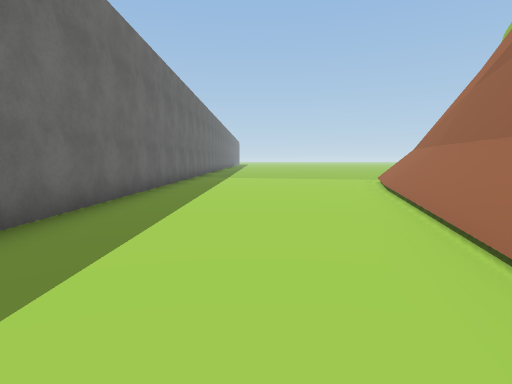
View 1 (above)

19 first-person views from a walk through a scene from a Unity 3-D project. The camera is 1.4 m above the floor, tilts 6° down and sees 80° across. The floor is counted in squares, 2 m on a side. Each view is taken from the middle of a square. On the plan, view 1 faces up. The plan holds only what a view shows up to about 10 squares ahead; the rest is blank. The place goes on beyond the plan. The player is left out. Some animated figures are left out. Some surface patterns are stand-ins.

View 2
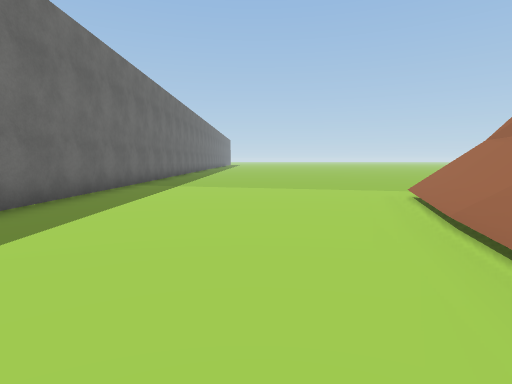

View 3
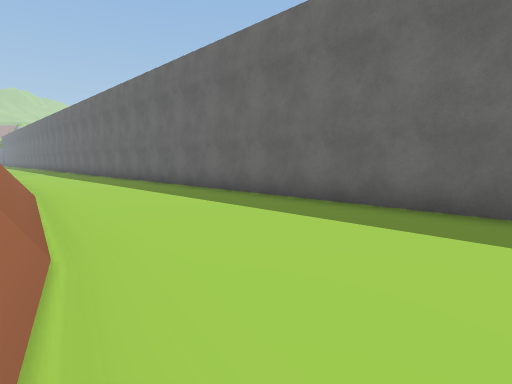

View 4
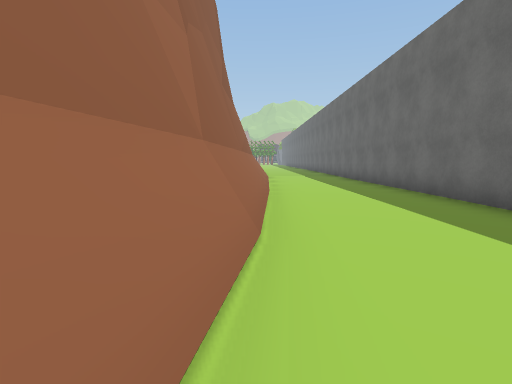

View 5
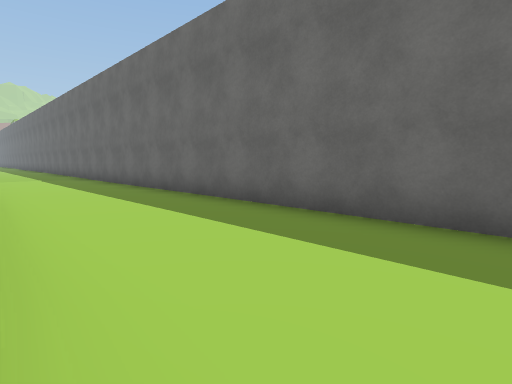

View 6
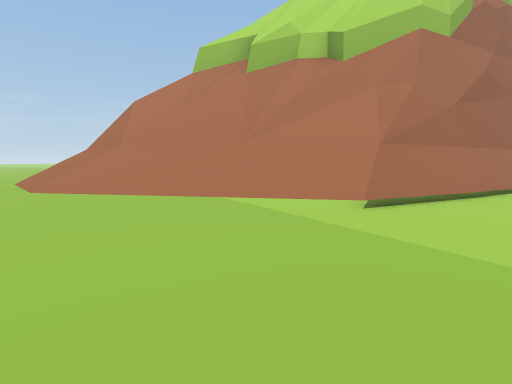

View 7
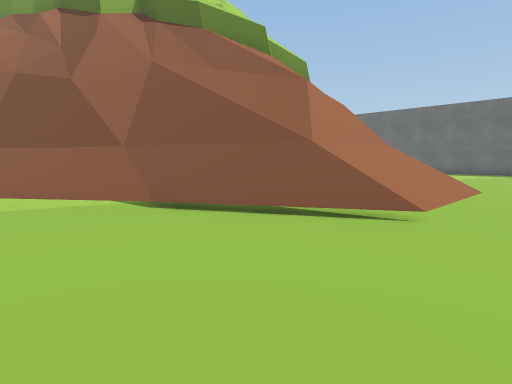

View 8
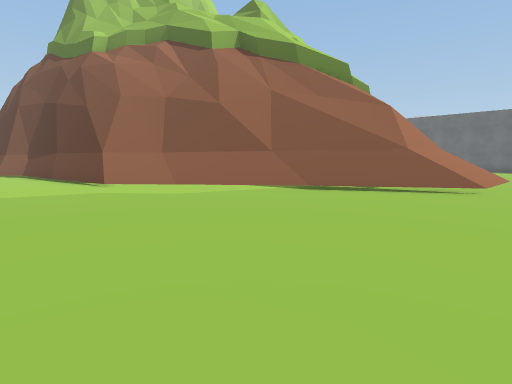

View 9
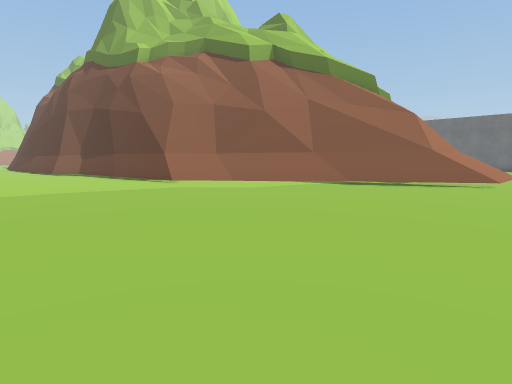

View 10
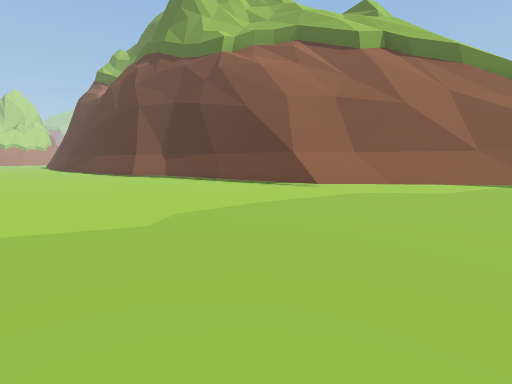

View 11
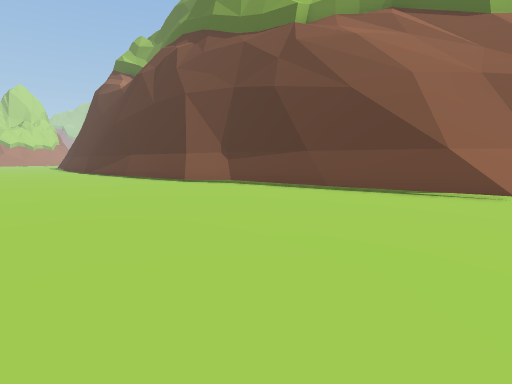

View 12
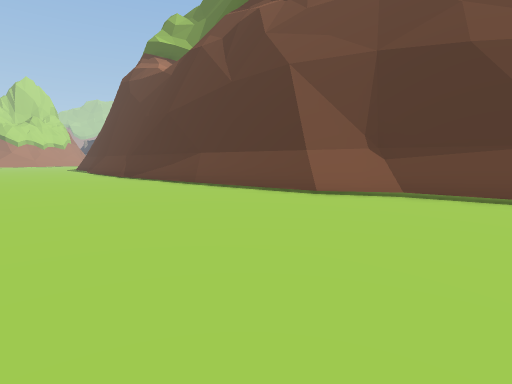

View 13
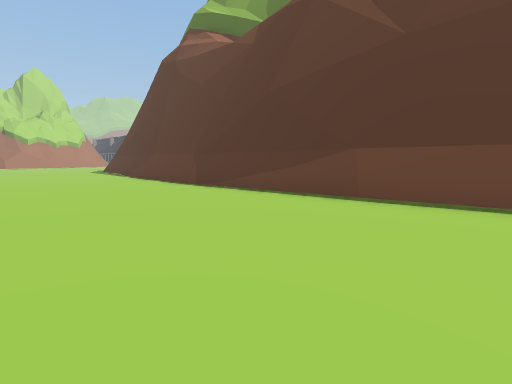

View 14
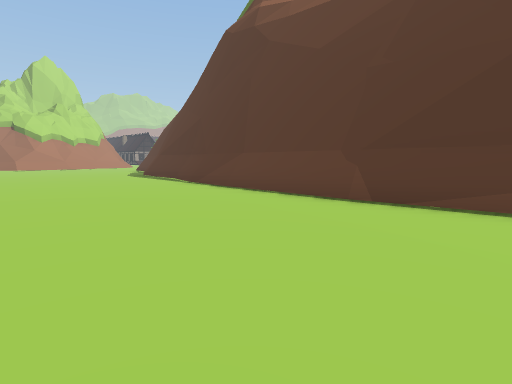

View 15
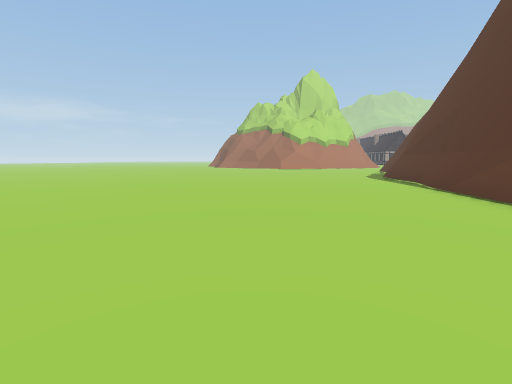

View 16
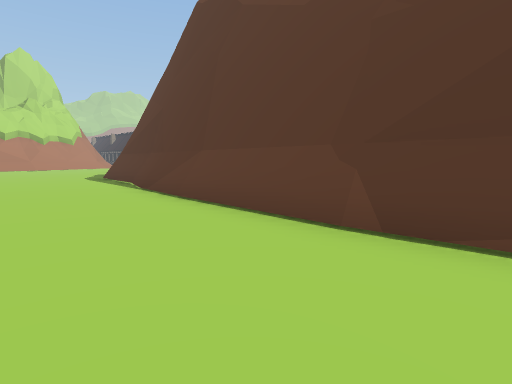

View 17
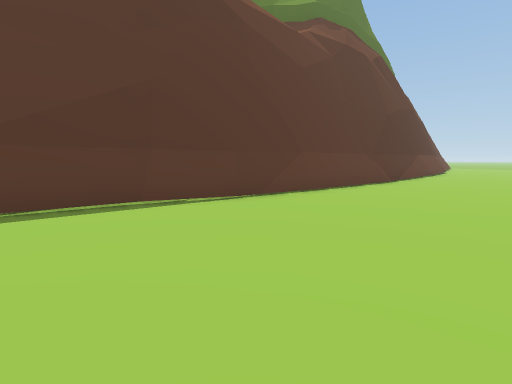

View 18
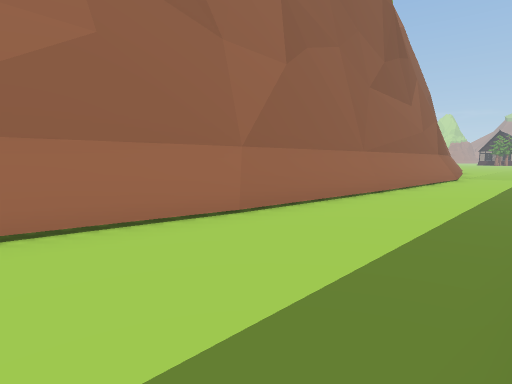

View 19
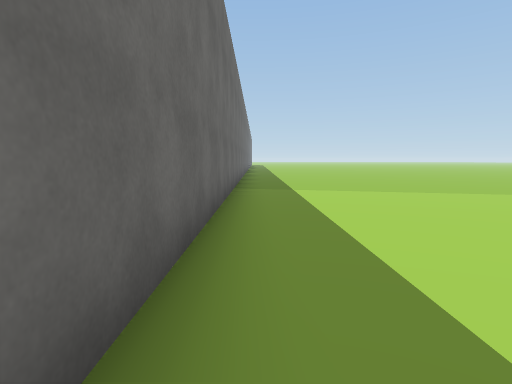

### Floor plan
Key: @ floor where view 1 was taken; # wall or solid block; . floor; / step, stairs or slope; = window, fence, low wall or low ledge; ^ raised ledge.
Columns run from 3 left of view 1 to 23 right of it. Each row starts with its distance up from view 1.
 14 #..........  ............
 13 #..........///#..........
 12 #.........//////.........
 11 #.......///##^=#.........
 10 #......///^^^ ##/..........
  9 #......==#^   ^#/..........
  8 #......#^^     ^#/.........
  7 #.....###       ^//........
  6 #.....##        ^#//.......
  5 #.....#          ^#=.......
  4 #.....#           ^#.......
  3 #....##            #.......
  2 #....#             #.......
  1 #....#             #.......
  0 #..@.#             ##......
 -1 #....#             ##......
 -2 #...##              #......
 -3 #...##              #......
 -4 #...#               #......
 -5 #...#               ##.....
 -6 #...#               ##.....
 -7 #...#                #.....
 -8 #...#                #.....
 -9 #...#                #.....
-10 #...#                #.....
-11 #...#                #.....
-12 #...                 #.....
-13   ..                 #.....
-14                      #.....
-15                     ##.....
-16                     ##.....
-17                     #......
-18                     #......
-19                     #......
-20                     #......
-21                     #.....

Positions as (right, up) in squares from view 1, and headings:
1: (0, 0), facing up
2: (1, 4), facing up
3: (2, 4), facing down-left
4: (1, 0), facing down
5: (1, -1), facing down-left
6: (2, 14), facing down-right
7: (15, 14), facing down-left
8: (19, 14), facing down-left
9: (21, 14), facing down-left
10: (23, 10), facing down-left
11: (23, 6), facing down-left
12: (23, 1), facing down-left
13: (23, -4), facing down-left
14: (23, -9), facing down-left
15: (22, -10), facing down
16: (21, -10), facing down-left
17: (22, -21), facing up-left
18: (-2, 0), facing down-right
19: (-2, 5), facing up
